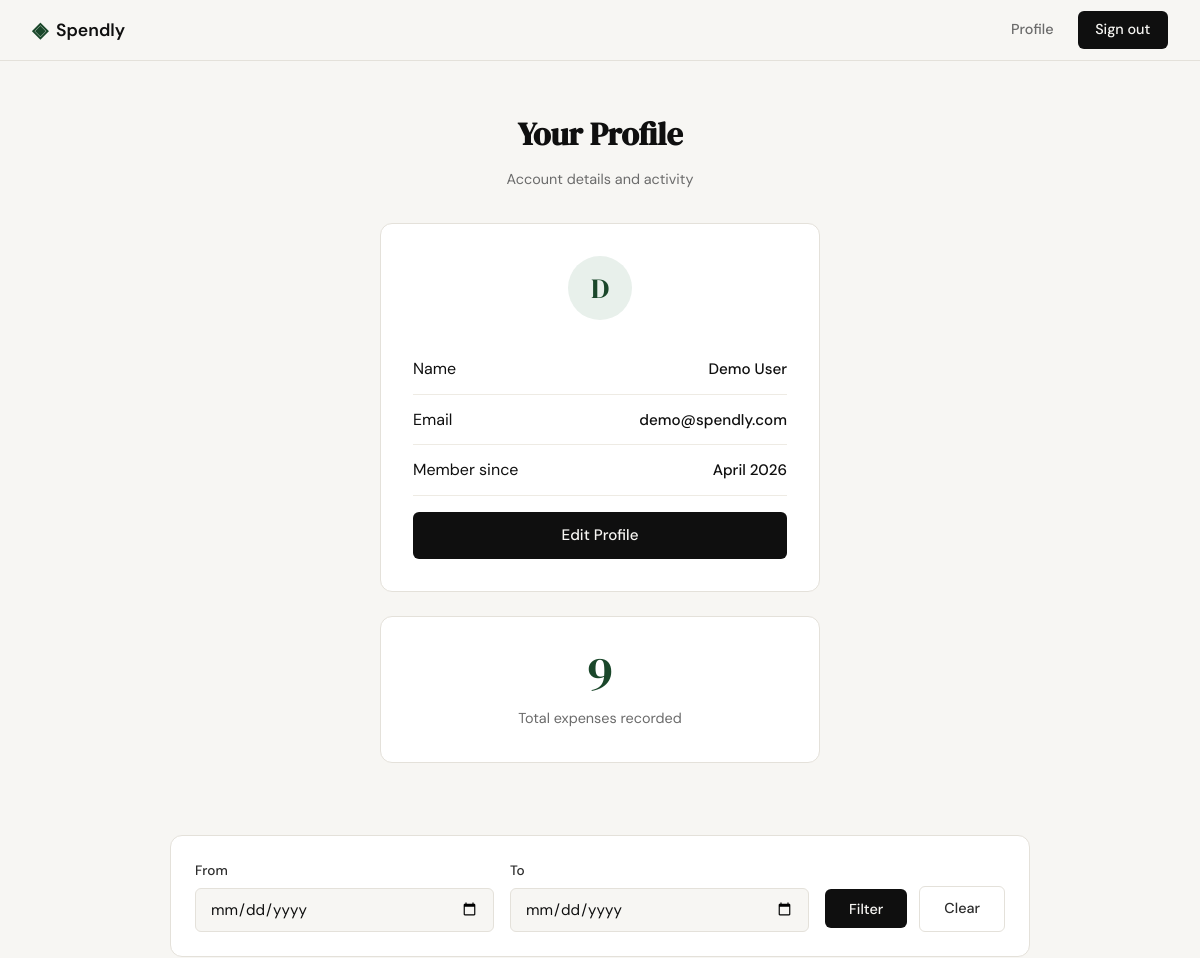
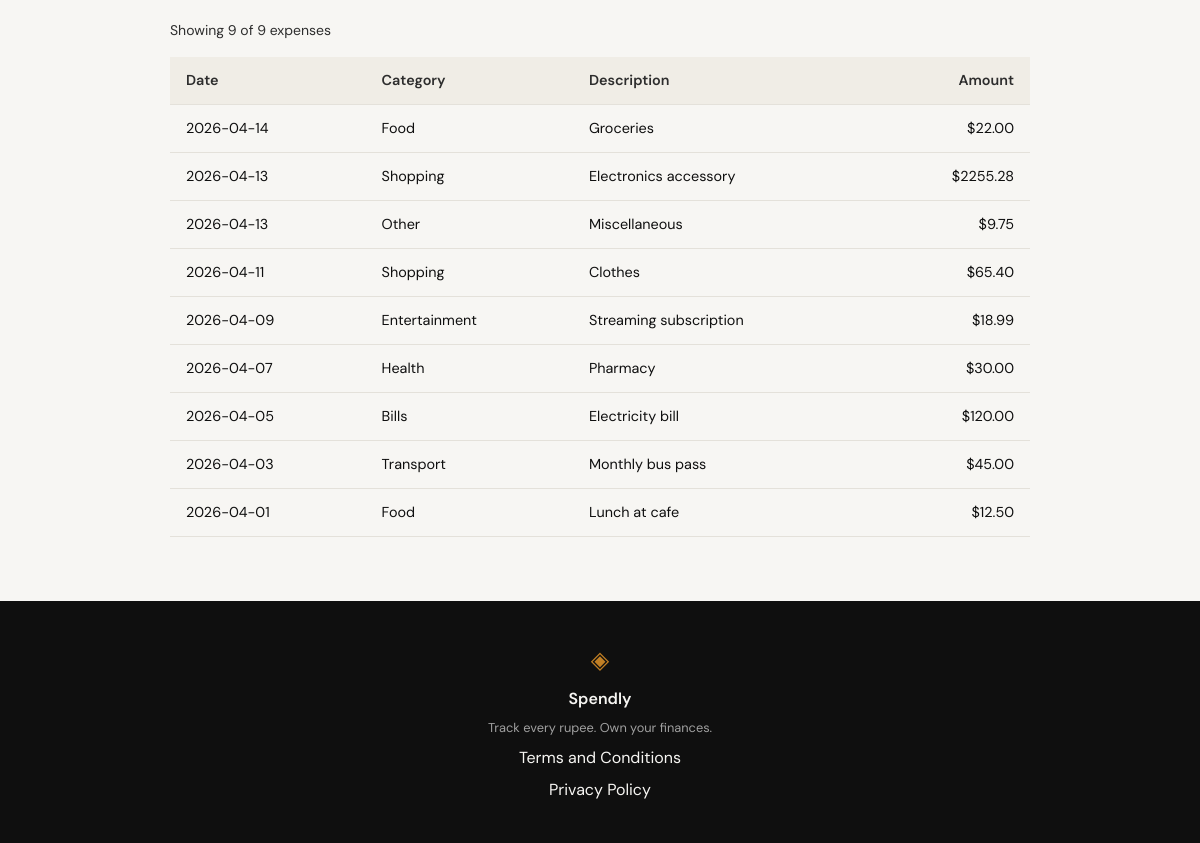
Screenshot of /profile (signed in) with the database file from the repository (2 pictures, top to bottom).
### tables this page shows
CREATE TABLE users (
            id            INTEGER PRIMARY KEY AUTOINCREMENT,
            name          TEXT    NOT NULL,
            email         TEXT    UNIQUE NOT NULL,
            password_hash TEXT    NOT NULL,
            created_at    TEXT    DEFAULT (datetime('now'))
        );

CREATE TABLE expenses (
            id          INTEGER PRIMARY KEY AUTOINCREMENT,
            user_id     INTEGER NOT NULL REFERENCES users(id),
            amount      REAL    NOT NULL,
            category    TEXT    NOT NULL,
            date        TEXT    NOT NULL,
            description TEXT,
            created_at  TEXT    DEFAULT (datetime('now'))
        );

### app.py (the view)
@app.route("/profile")
def profile():
    if not session.get("user_id"):
        return redirect(url_for("login"))
    conn = get_db()
    try:
        user = conn.execute(
            "SELECT id, name, email, created_at FROM users WHERE id = ?",
            (session["user_id"],),
        ).fetchone()
        if user is None:
            session.clear()
            return redirect(url_for("login"))
        expense_count = conn.execute(
            "SELECT COUNT(*) FROM expenses WHERE user_id = ?",
            (session["user_id"],),
        ).fetchone()[0]
        date_from = _parse_date(request.args.get("date_from", "").strip())
        date_to = _parse_date(request.args.get("date_to", "").strip())
        expenses = get_expenses_for_user(conn, session["user_id"], date_from, date_to)
        filtered_count = len(expenses)
    finally:
        conn.close()
    try:
        member_since = datetime.strptime(user["created_at"], "%Y-%m-%d %H:%M:%S").strftime("%B %Y")
    except (ValueError, TypeError):
        member_since = "—"
    return render_template(
        "profile.html",
        user=user,
        expense_count=expense_count,
        member_since=member_since,
        expenses=expenses,
        filtered_count=filtered_count,
        date_from=date_from,
        date_to=date_to,
    )

### app.py (called while the page is built)
def _parse_date(raw):
    try:
        datetime.strptime(raw, "%Y-%m-%d")
        return raw
    except ValueError:
        return ""

### database/db.py (called while the page is built)
def get_db():
    conn = sqlite3.connect("spendly.db")
    conn.row_factory = sqlite3.Row
    conn.execute("PRAGMA foreign_keys = ON")
    return conn

def get_expenses_for_user(conn, user_id, date_from="", date_to=""):
    query = "SELECT id, date, category, description, amount FROM expenses WHERE user_id = ?"
    params = [user_id]
    if date_from:
        query += " AND date >= ?"
        params.append(date_from)
    if date_to:
        query += " AND date <= ?"
        params.append(date_to)
    query += " ORDER BY date DESC, id DESC"
    return conn.execute(query, params).fetchall()

### templates/profile.html (shortened to what this page needs)
{% extends "base.html" %}
{% block content %}
<section class="auth-section">
    <div class="auth-container">
        <div class="auth-header">
            <h1 class="auth-title">Your Profile</h1>
            <p class="auth-subtitle">Account details and activity</p>
        </div>
        <div class="auth-card">
            <div class="profile-avatar">{{ user.name[0].upper() }}</div>
            <div class="profile-field">
                <span class="form-label">Name</span>
                <span class="profile-value">{{ user.name }}</span>
            </div>
            <div class="profile-field">
                <span class="form-label">Email</span>
                <span class="profile-value">{{ user.email }}</span>
            </div>
            <div class="profile-field">
                <span class="form-label">Member since</span>
                <span class="profile-value">{{ member_since }}</span>
            </div>
            <a href="{{ url_for('edit_profile_get') }}" class="btn-submit" style="display:inline-block;text-align:center;text-decoration:none;margin-top:1rem;">Edit Profile</a>
        </div>
        <div class="auth-card profile-stat-card">
            <span class="profile-stat-number">{{ expense_count }}</span>
            <span class="profile-stat-label">Total expenses recorded</span>
        </div>
    </div>
</section>
<section class="profile-expenses-section">
    <div class="profile-expenses-container">
        <form class="expense-filter" method="get" action="{{ url_for('profile') }}">
            <div class="expense-filter-row">
                <div class="form-group">
                    <label for="date_from">From</label>
                    <input type="date" id="date_from" name="date_from"
                           class="form-input" value="{{ date_from }}">
                </div>
                <div class="form-group">
                    <label for="date_to">To</label>
                    <input type="date" id="date_to" name="date_to"
                           class="form-input" value="{{ date_to }}">
                </div>
                <div class="expense-filter-actions">
                    <button type="submit" class="btn-primary">Filter</button>
                    <a href="{{ url_for('profile') }}" class="btn-ghost">Clear</a>
                </div>
            </div>
        </form>
        <p class="expense-summary">Showing {{ filtered_count }} of {{ expense_count }} expenses</p>
        {% if expenses %}
        <div class="expense-table-wrap">
            <table class="expense-table">
                <thead>
                    <tr>
                        <th>Date</th>
                        <th>Category</th>
                        <th>Description</th>
                        <th class="amount-col">Amount</th>
                    </tr>
                </thead>
                <tbody>
                    {% for e in expenses %}
                    <tr>
                        <td>{{ e.date }}</td>
                        <td>{{ e.category }}</td>
                        <td>{{ e.description or "&mdash;" }}</td>
                        <td class="amount-col">${{ "%.2f"|format(e.amount) }}</td>
                    </tr>
                    {% endfor %}
                </tbody>
            </table>
        </div>
        {% else %}
        <div class="expense-empty">
            <p>No expenses found for the selected period.</p>
        </div>
        {% endif %}
    </div>
</section>
{% endblock %}

### rows the page displays
users: name "D", name "Demo User", email "demo@spendly.com"
expenses: date "2026-04-14", category "Food", description "Groceries", amount "22.00"
expenses: date "2026-04-13", category "Shopping", description "Electronics accessory", amount "2255.28"
expenses: date "2026-04-13", category "Other", description "Miscellaneous", amount "9.75"
expenses: date "2026-04-11", category "Shopping", description "Clothes", amount "65.40"
expenses: date "2026-04-09", category "Entertainment", description "Streaming subscription", amount "18.99"
expenses: date "2026-04-07", category "Health", description "Pharmacy", amount "30.00"
expenses: date "2026-04-05", category "Bills", description "Electricity bill", amount "120.00"
expenses: date "2026-04-03", category "Transport", description "Monthly bus pass", amount "45.00"
expenses: date "2026-04-01", category "Food", description "Lunch at cafe", amount "12.50"

### other values shown
{{ member_since }} "April 2026"
{{ expense_count }} "9"
{{ filtered_count }} "9"
